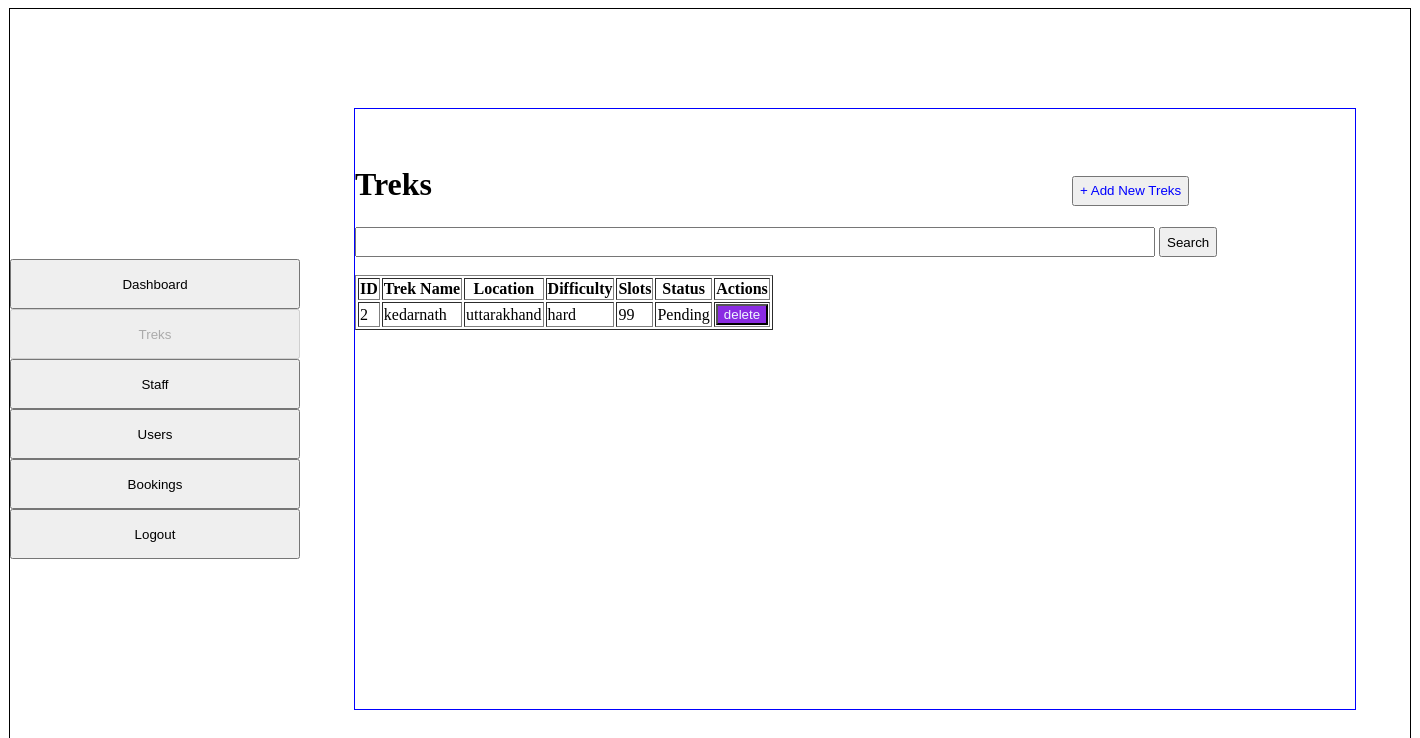
Before: /manage_treks with the older database file.
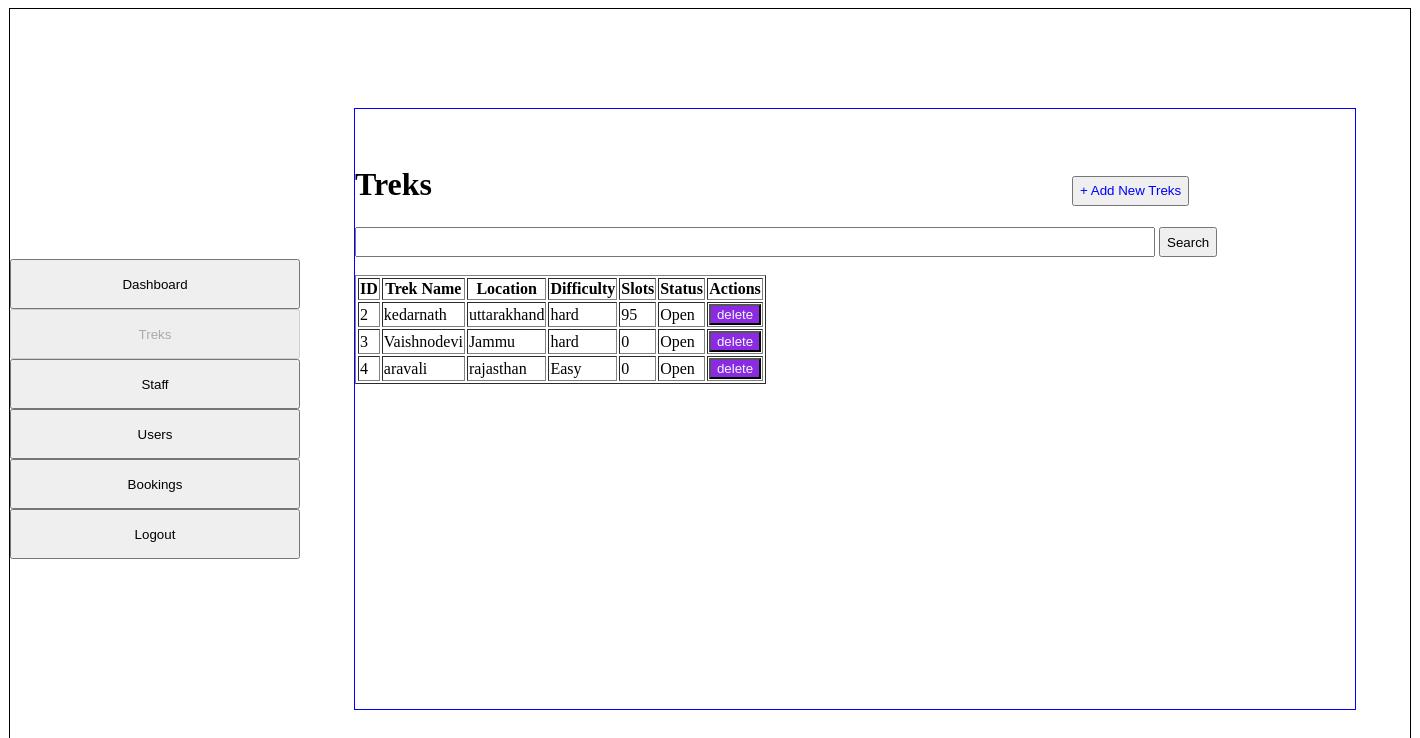
After: the same page with the newer database file.
### models.py (models this page shows)
class Trek(db.Model):
    __tablename__ = "treks"
    trek_id = db.Column(db.Integer, primary_key=True)
    trek_name = db.Column(db.String(200), nullable=False)
    location = db.Column(db.String(100), nullable=False)
    difficulty = db.Column(db.String(50), nullable=False)
    duration = db.Column(db.String(50), nullable=False)
    start_date = db.Column(db.Date, nullable=False)
    end_date = db.Column(db.Date, nullable=False)
    total_slots = db.Column(db.Integer, nullable=False)
    available_slots = db.Column(db.Integer, nullable=False)
    status = db.Column(db.String(20), nullable=False)
    description = db.Column(db.String(500), nullable=False)
    assigned_staff_id = db.Column(db.Integer, db.ForeignKey("users.user_id"), nullable=True)
    bookings = db.relationship("Booking", cascade="all,delete", backref="trek")

### app.py (the view)
@app.route('/manage_treks', methods=['GET', 'POST'])
def manageadmin():
    search_query = request.form.get("search")
    if search_query:
        data3 = db.session.query(Trek).filter(
            (Trek.trek_name.like(f"%{search_query}%")) |
            (Trek.location.like(f"%{search_query}%"))
        ).all()
    else:
        data3 = get_trek_data()
    return render_template("manage_treks.html", trekdata=data3)

### app.py (called while the page is built)
def get_trek_data():
    all_treks = db.session.query(Trek).all()
    return all_treks

### templates/manage_treks.html (shortened to what this page needs)
{% extends "base.html" %}
{% block sidebar %}
<a href="/admin_dashboard"><input type="button" value="Dashboard" style="width: 290px; height: 50px; margin: 0 auto;"></a><br>
<a href="/manage_treks"><input type="button" value="Treks" style="width: 290px; height: 50px; margin: 0 auto;" disabled></a><br>
<a href="/all_staffs"><input type="button" value="Staff" style="width: 290px; height: 50px; margin: 0 auto;"></a><br>
<a href="/all_users"><input type="button" value="Users" style="width: 290px; height: 50px; margin: 0 auto;"></a><br>
<a href="/bookings"><input type="button" value="Bookings" style="width: 290px; height: 50px; margin: 0 auto;"></a><br>
<a href="/logout"><input type="button" value="Logout" style="width: 290px; height: 50px; margin: 0 auto;"></a>
{% endblock %}
{% block content %}
<h1>Treks
&nbsp;&nbsp;&nbsp;&nbsp;&nbsp;&nbsp;&nbsp;&nbsp;&nbsp;&nbsp;&nbsp;&nbsp;&nbsp;&nbsp;&nbsp;&nbsp;&nbsp;&nbsp;
&nbsp;&nbsp;&nbsp;&nbsp;&nbsp;&nbsp;&nbsp;&nbsp;&nbsp;&nbsp;&nbsp;&nbsp;&nbsp;&nbsp;&nbsp;&nbsp;&nbsp;&nbsp;&nbsp;
&nbsp;&nbsp;&nbsp;&nbsp;&nbsp;&nbsp;&nbsp;&nbsp;&nbsp;&nbsp;&nbsp;&nbsp;&nbsp;&nbsp;&nbsp;&nbsp;&nbsp;&nbsp;&nbsp;
&nbsp;&nbsp;&nbsp;&nbsp;&nbsp;&nbsp;&nbsp;&nbsp;&nbsp;&nbsp;&nbsp;&nbsp;&nbsp;&nbsp;&nbsp;&nbsp;&nbsp;&nbsp;&nbsp;
    <a href="/add_edit_trek"><input type="button" value="+ Add New Treks" style="color:blue; height: 30px;"></a>
</h1>
<form method="POST" action="">
    <input type="search" name="search" id="search" style="width: 800px; height: 30px;">
    <input type="submit" value="Search" style="height: 30px;">
</form>
<br>
    <table border="1px solid black" >
    <tr>
        <th>ID</th>
        <th>Trek Name</th>
        <th>Location</th>
        <th>Difficulty</th>
        <th>Slots</th>
        <th>Status</th>
        <th>Actions</th>
    </tr>
    {% for t in trekdata %}
    <tr>
        <td>{{ t.trek_id }}</td>
        <td>{{ t.trek_name }}</td>
        <td>{{ t.location }}</td>
        <td>{{ t.difficulty }}</td>
        <td>{{ t.available_slots }}</td>
        <td>{{ t.status }}</td>
        <td>
            <a href="/delete_trek/{{ t.trek_id }}"><input type="button" value="delete" style="background-color: blueviolet; color: aliceblue;"></a>        </td>
    </tr>
    {% endfor %}
</table>
{% endblock %}

Changed rows visible on the page:
changed Trek "kedarnath": available_slots "99" → "95"; status "Pending" → "Open"
added Trek: trek_id "3", trek_name "Vaishnodevi", location "Jammu", difficulty "hard", available_slots "0", status "Open"
added Trek: trek_id "4", trek_name "aravali", location "rajasthan", difficulty "Easy", available_slots "0", status "Open"
